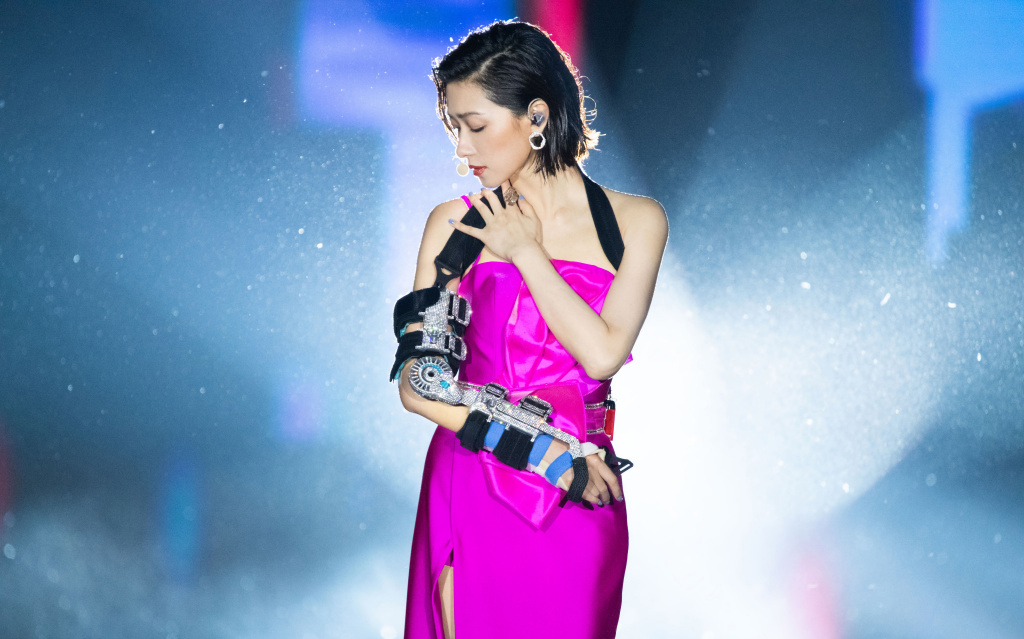
#> input picture CV AI/5_OpenCV_Basics/wanqianliulian/9d7b949a95.jpg, 1024 x 639 px
$ python 9_histogram.comp.py
#> lines starting #> are read from the running program, lines starting #| are printed output that depends on the picture; after the words box and inside, x2 and y2 are one past the last pixel; in counts of white or black regions, pixels touching at a corner belong together
#%%
import cv2 as cv
import numpy as np
import matplotlib.pyplot as plt

# read the image and show
img = cv.imread('wanqianliulian/9d7b949a95.jpg')
#> img is the input picture: shape (639, 1024, 3); mean B, G, R 184.2, 142, 127.5
cv.imshow('img',img)

gray = cv.cvtColor(img,cv.COLOR_BGR2GRAY)
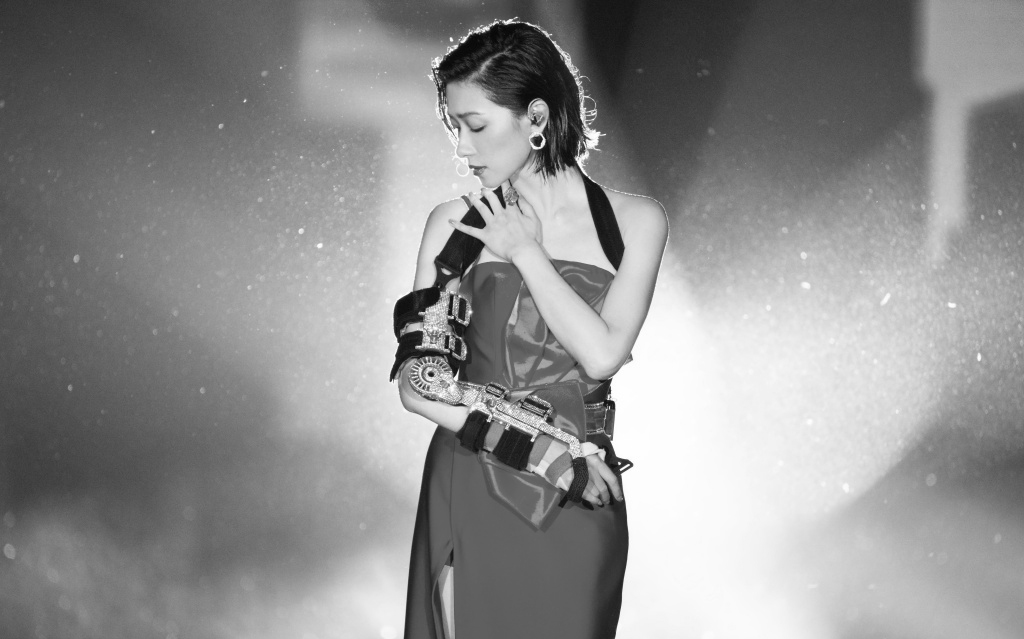
#> gray: shape (639, 1024); min 5, max 255, mean 142.5
cv.imshow('gray',gray)

blank2 = np.zeros(img.shape[:2],dtype= 'uint8')
mask = cv.circle(blank2,(img.shape[1]//2,img.shape[0]//2),300,255,-1)
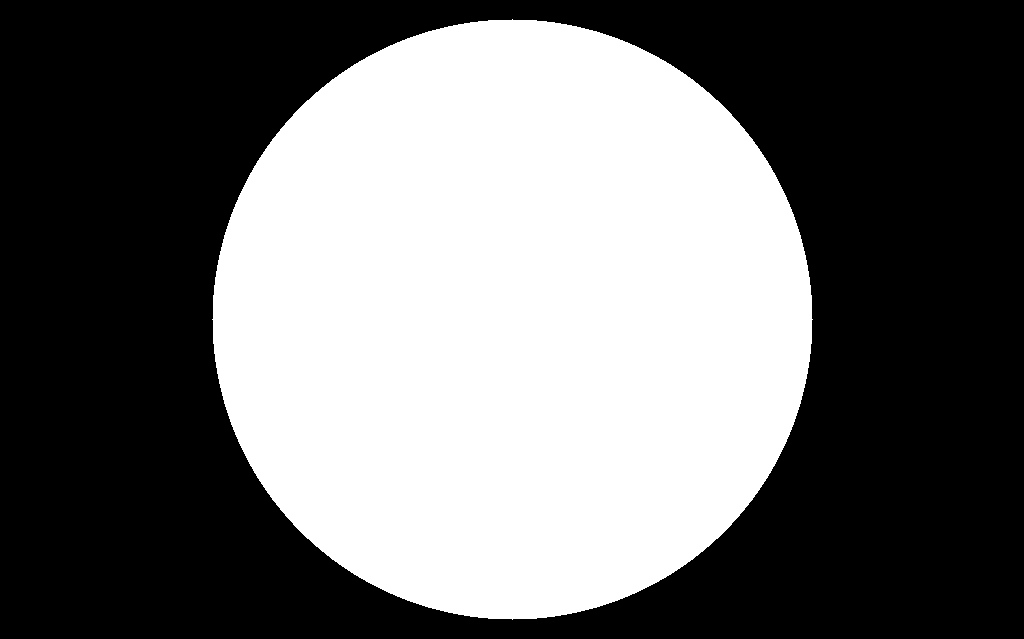
#> blank2: shape (639, 1024); 43.2% white; 1 white region, box (x1, y1, x2, y2) and area: (212, 19, 813, 620) 282697

gray_hist = cv.calcHist([gray],[0],None,[256],[0,256])
#> gray_hist = 256 values, max 8760 at index 97, min 0 at index 0, mean 2556
gray_hist_mask = cv.calcHist([img],[0],mask,[256],[0,256])
#> gray_hist_mask = 256 values, max 17405 at index 255, min 0 at index 0, mean 1104.3

plt.figure()
plt.title('Grayscale histogram')
plt.xlabel('Bins')
plt.ylabel(' # of pixels')
plt.plot(gray_hist)
plt.xlim((0,256))

plt.figure()
plt.title('Grayscale histogram (masked)')
plt.xlabel('Bins')
plt.ylabel(' # of pixels')
plt.plot(gray_hist_mask)
plt.xlim((0,256))
plt.show()
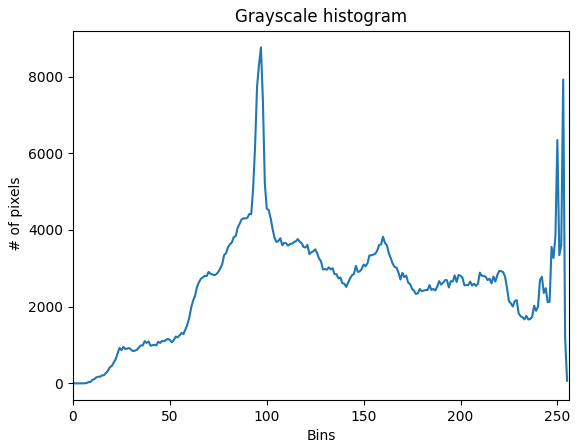
#> figure drawn by matplotlib, 1 panel; curve peaks at x = 97, y = 8760
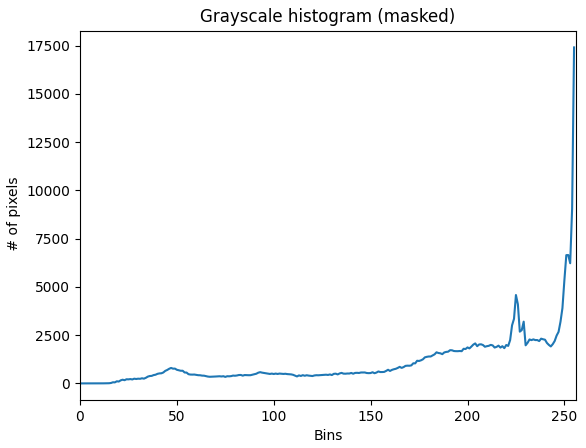
#> figure drawn by matplotlib, 1 panel; curve peaks at x = 255, y = 17405
cv.waitKey(0)

#%%
# color histogram
plt.figure()
color_channel = ('b','g','r')

for i,color in enumerate (color_channel):

    color_hist = cv.calcHist([img],[i],None,[256],[0,256])
    plt.plot(color_hist,color=color)
    plt.xlim((0,256))
plt.legend(color_channel)
plt.show()
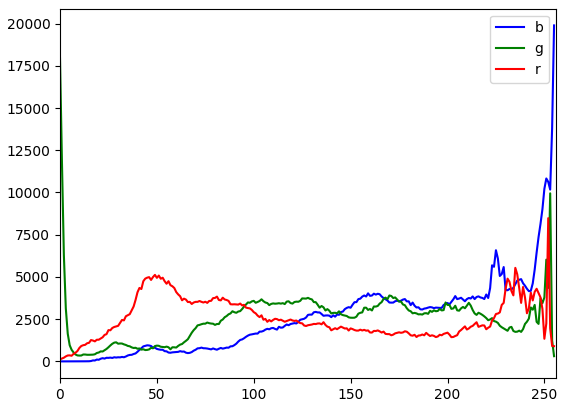
#> figure drawn by matplotlib, 1 panel; curve peaks at x = 255, y = 19892; curve peaks at x = 0, y = 17940; curve peaks at x = 252, y = 8480

cv.waitKey(0)
# %%

$ run again, with CV AI/5_OpenCV_Basics/wanqianliulian/3298eea5d9397e516fd798e9c58de5d9.jpg copied over CV AI/5_OpenCV_Basics/wanqianliulian/9d7b949a95.jpg
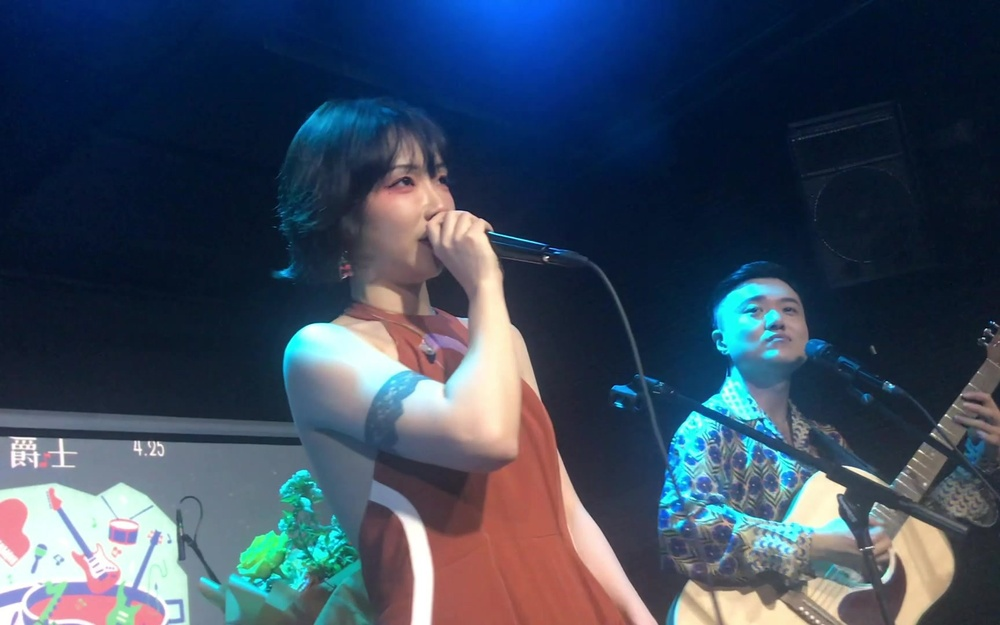
#> input picture CV AI/5_OpenCV_Basics/wanqianliulian/3298eea5d9397e516fd798e9c58de5d9.jpg, 1000 x 625 px, shrunk from 1728 x 1080 before the run
#> img is the input picture: shape (625, 1000, 3); mean B, G, R 93.5, 73.8, 59.4
#> `mask = cv.circle(blank2,(img.shape[1]//2,img.shape[0]//2),300,255,-1)`:
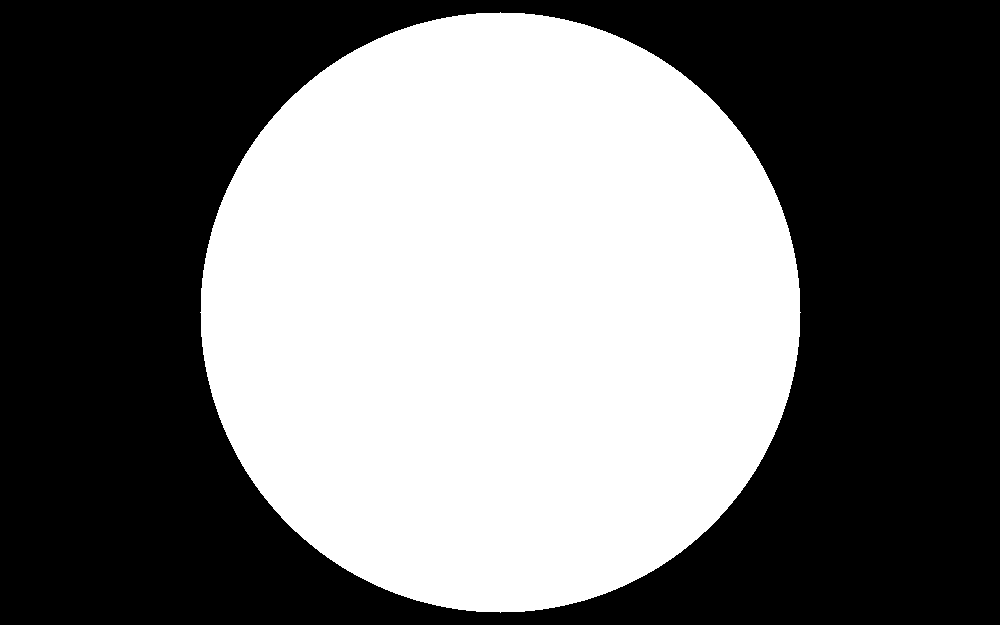
#> blank2: shape (625, 1000); 45.2% white; 1 white region, box (x1, y1, x2, y2) and area: (200, 12, 801, 613) 282697
#> gray_hist = 256 values, max 22828 at index 20, min 0 at index 0, mean 2441.4
#> gray_hist_mask = 256 values, max 4333 at index 47, min 0 at index 0, mean 1104.3
#> `plt.show()`:
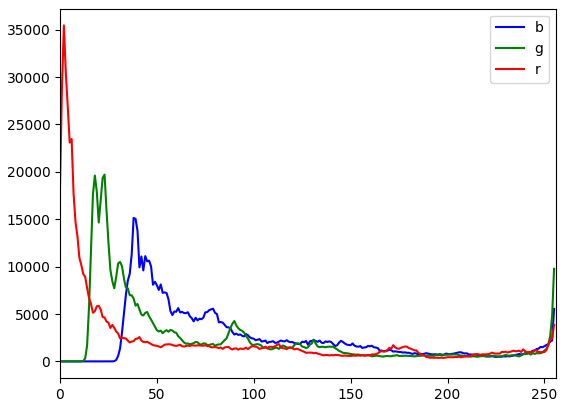
#> figure drawn by matplotlib, 1 panel; curve peaks at x = 38, y = 15135; curve peaks at x = 23, y = 19705; curve peaks at x = 2, y = 35449

$ run again, with CV AI/5_OpenCV_Basics/wanqianliulian/6d34c3c31daa4b63881da39e758a35aa.jpg copied over CV AI/5_OpenCV_Basics/wanqianliulian/9d7b949a95.jpg
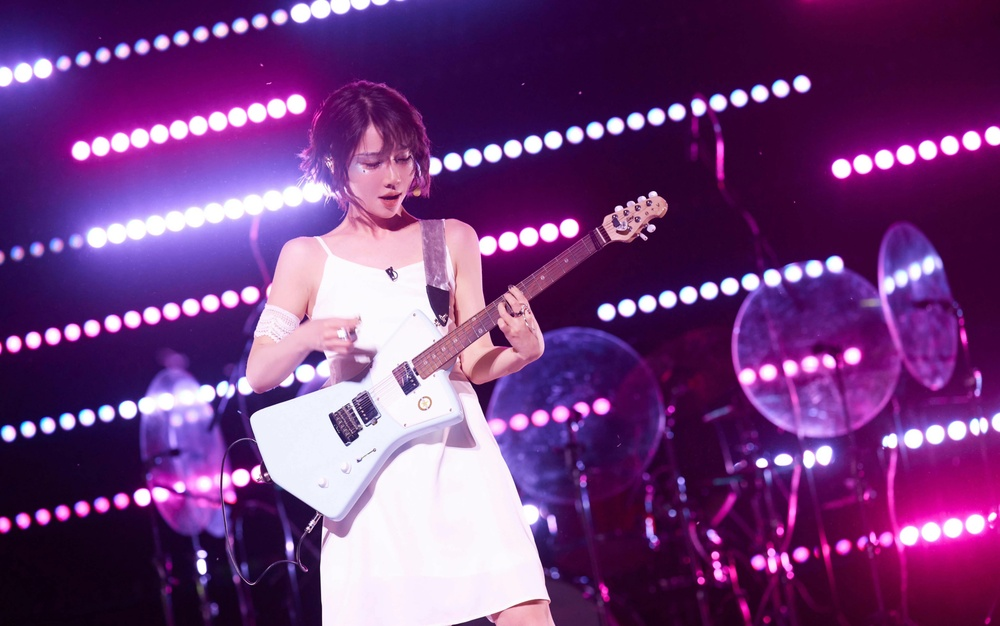
#> input picture CV AI/5_OpenCV_Basics/wanqianliulian/6d34c3c31daa4b63881da39e758a35aa.jpg, 1000 x 626 px, shrunk from 4092 x 2561 before the run
#> img is the input picture: shape (626, 1000, 3); mean B, G, R 122.9, 60.8, 113
#> `mask = cv.circle(blank2,(img.shape[1]//2,img.shape[0]//2),300,255,-1)`:
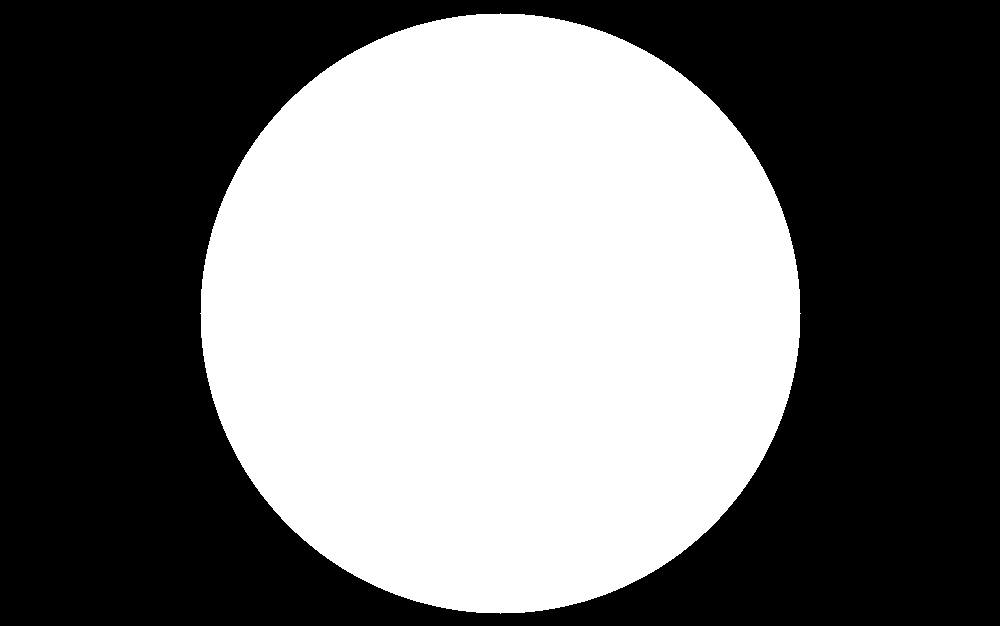
#> blank2: shape (626, 1000); 45.2% white; 1 white region, box (x1, y1, x2, y2) and area: (200, 13, 801, 614) 282697
#> gray_hist = 256 values, max 22799 at index 24, min 0 at index 0, mean 2445.3
#> gray_hist_mask = 256 values, max 17428 at index 253, min 0 at index 0, mean 1104.3
#> `plt.show()`:
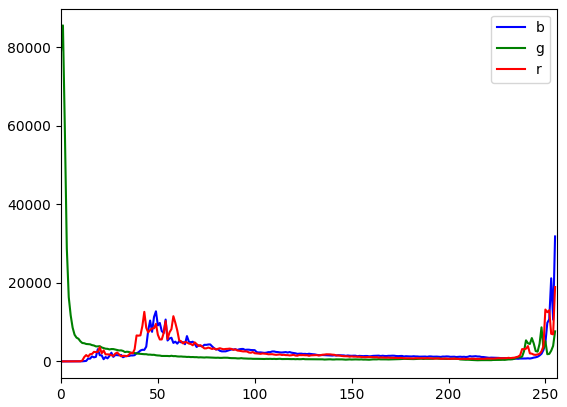
#> figure drawn by matplotlib, 1 panel; curve peaks at x = 255, y = 31814; curve peaks at x = 1, y = 85536; curve peaks at x = 255, y = 18932
